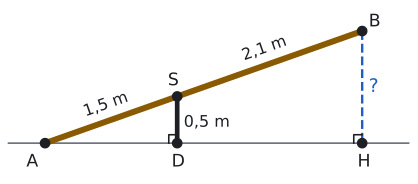

The script that drew this image:
import sys; sys.path.insert(0, "tools")
from cizim import *

# Tahta |AB| = 3,6 m, A yerde. Destek |SD| = 0,5 m, |AS| = 1,5 m (tahta boyunca).
# sin(eğim) = 0,5/1,5 = 1/3, B'nin yüksekliği |BH| = 3,6/3 = 1,2 m. ADS ~ AHB.
sn = 0.5 / 1.5; cs = np.sqrt(1 - sn**2); u = np.array([cs, sn])
A = np.array([0.0, 0.0]); S = A + 1.5 * u; B = A + 3.6 * u
D = np.array([S[0], 0.0]); H = np.array([B[0], 0.0])
print("S yük.", S[1], "B yük.", B[1])
fig, ax = sekil(5.4, 3.0)
ax.set_aspect("equal"); ax.axis("off")
ax.plot([-0.4, 3.9], [0, 0], color=SOLUK, lw=1.2)
ax.plot(*zip(A, B), color=SARI, lw=4.5, solid_capstyle="round")
ax.plot(*zip(D, S), color=YAZI, lw=3.5)
ax.plot(*zip(B, H), color=MAVI, lw=1.8, ls="--")
s = 0.09
ax.plot([D[0] - s, D[0] - s, D[0]], [0, s, s], color=YAZI, lw=1.2)
ax.plot([H[0] - s, H[0] - s, H[0]], [0, s, s], color=YAZI, lw=1.2)
nokta(ax, *A, "A", dx=-0.2, dy=-0.25); nokta(ax, *S, "S", dx=-0.1, dy=0.12); nokta(ax, *D, "D", dx=-0.06, dy=-0.25)
nokta(ax, *B, "B", dx=0.07, dy=0.05); nokta(ax, *H, "H", dx=-0.05, dy=-0.25)
n = np.array([-sn, cs]) * 0.17
ax.text(*((A + S) / 2 + n), "1,5 m", ha="center", va="center", fontsize=12, rotation=np.degrees(np.arcsin(sn)))
ax.text(*((S + B) / 2 + n), "2,1 m", ha="center", va="center", fontsize=12, rotation=np.degrees(np.arcsin(sn)))
ax.text(D[0] + 0.07, 0.22, "0,5 m", ha="left", va="center", fontsize=12)
ax.text(H[0] + 0.07, B[1] / 2, "?", ha="left", va="center", color=MAVI, fontsize=14)
ax.set_xlim(-0.4, 3.9); ax.set_ylim(-0.35, 1.45)
kaydet(fig, __file__)
